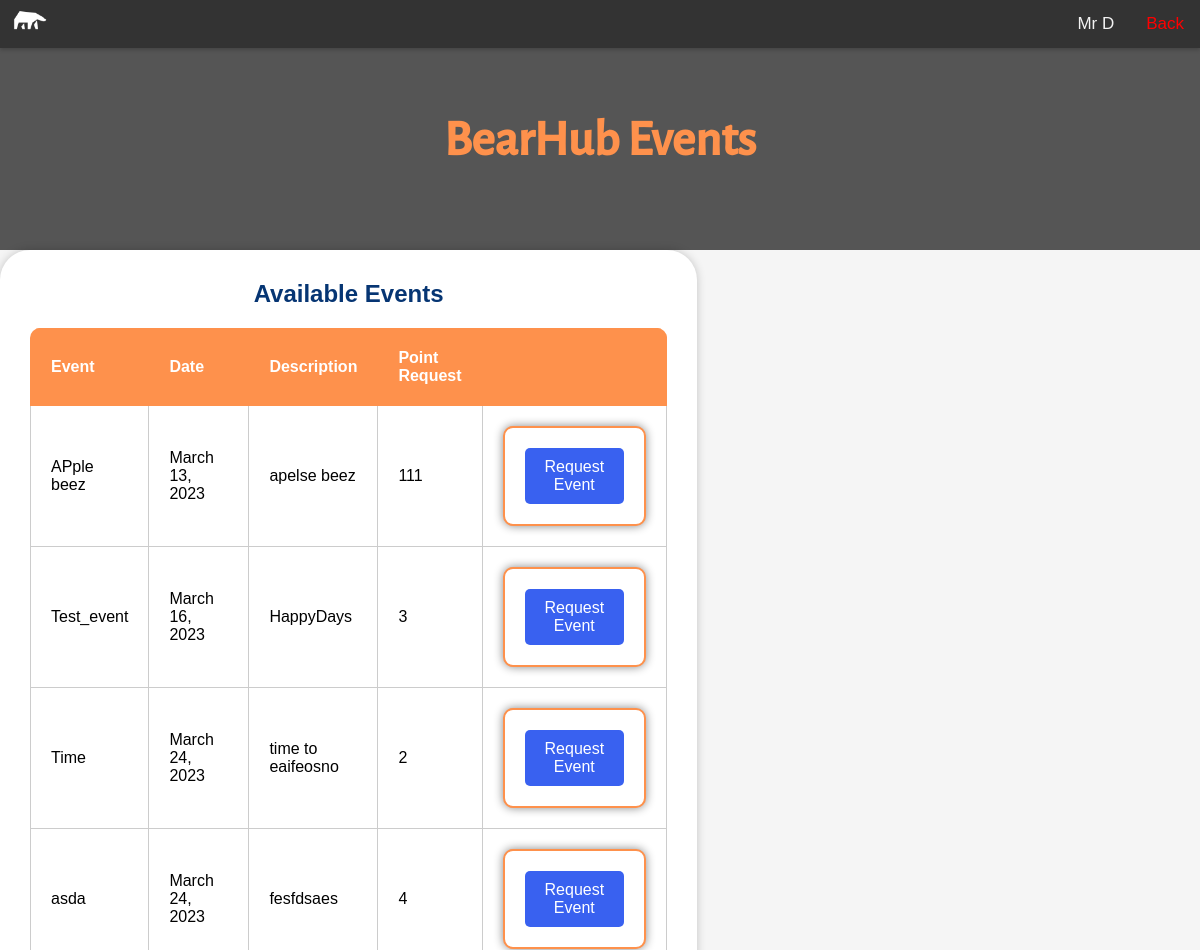
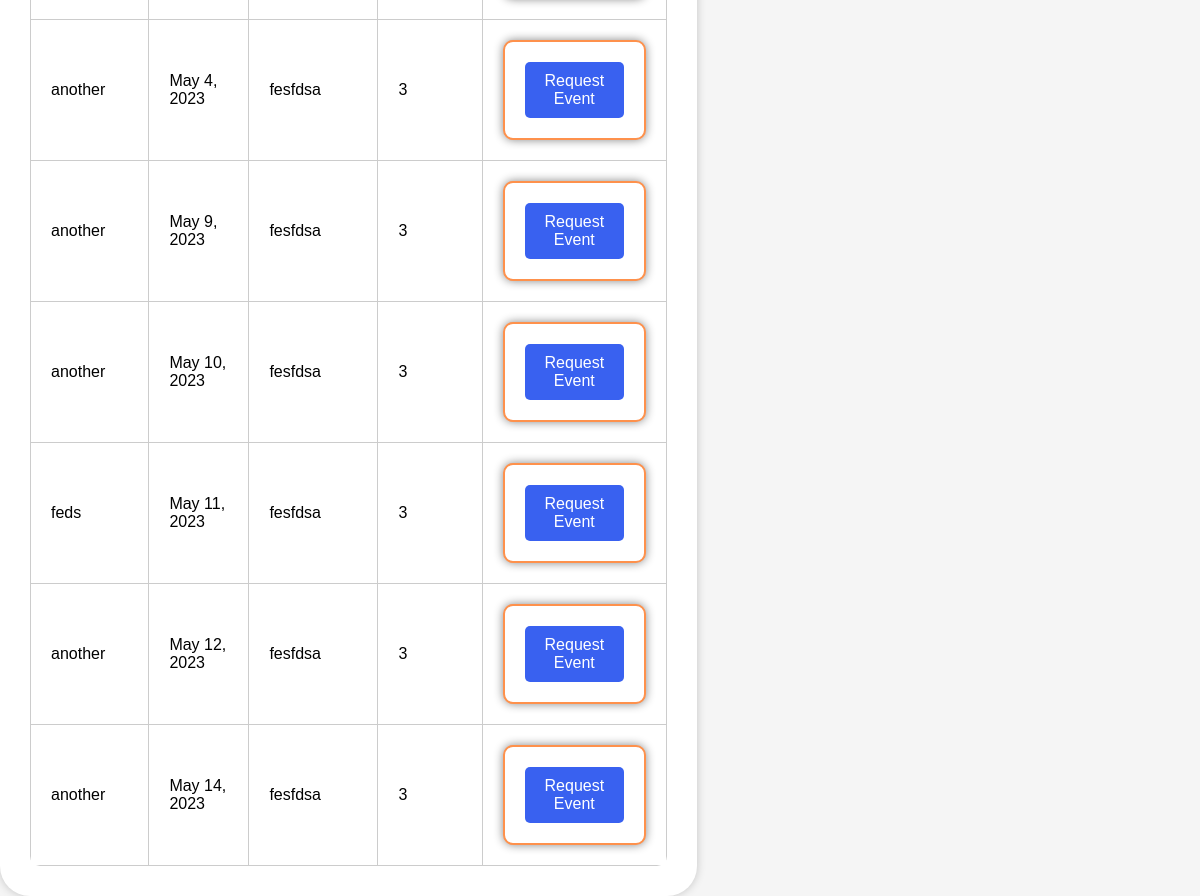
Before: /BearHubHome/events/1243/ with the older database file (2 pictures, top to bottom).
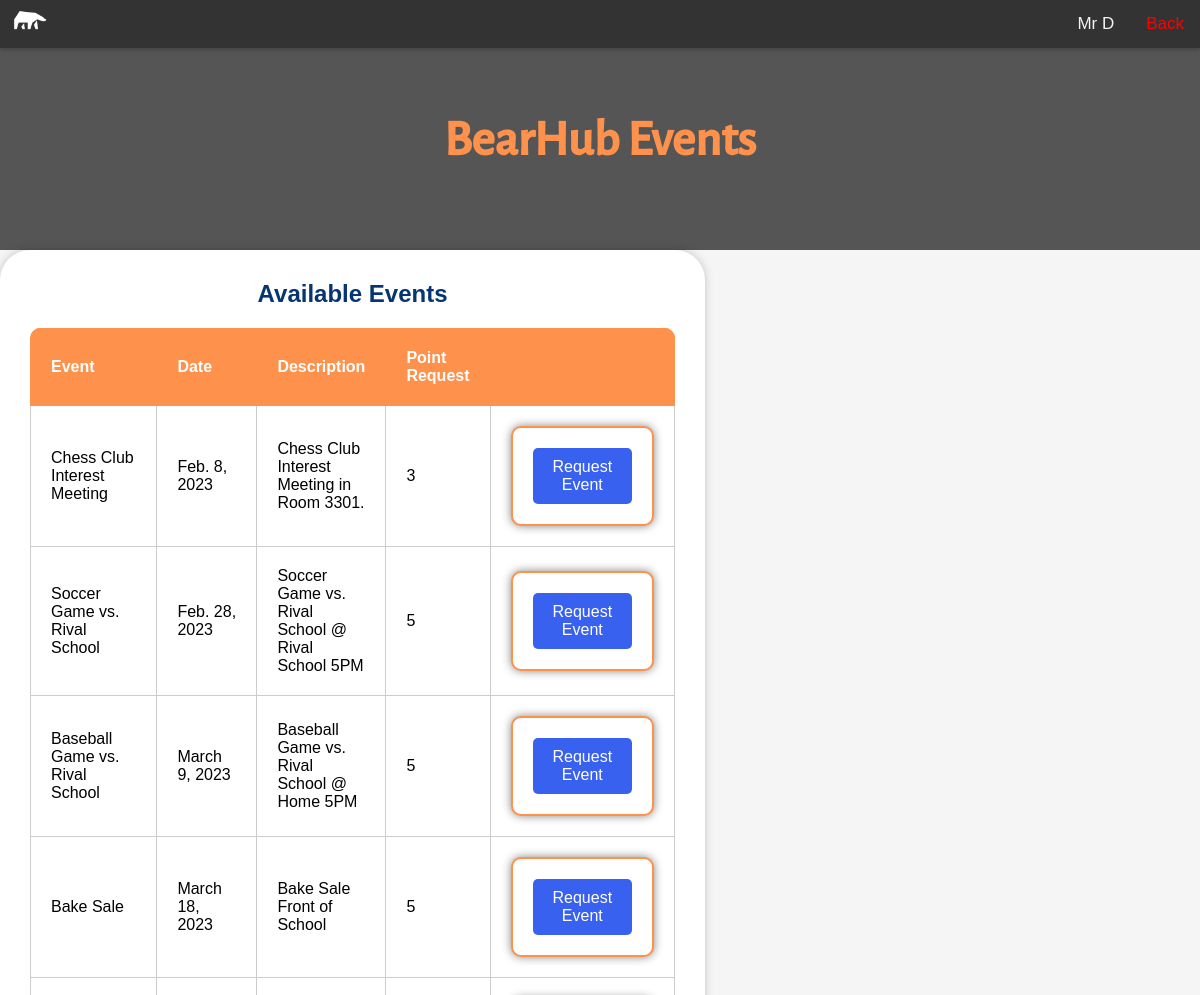
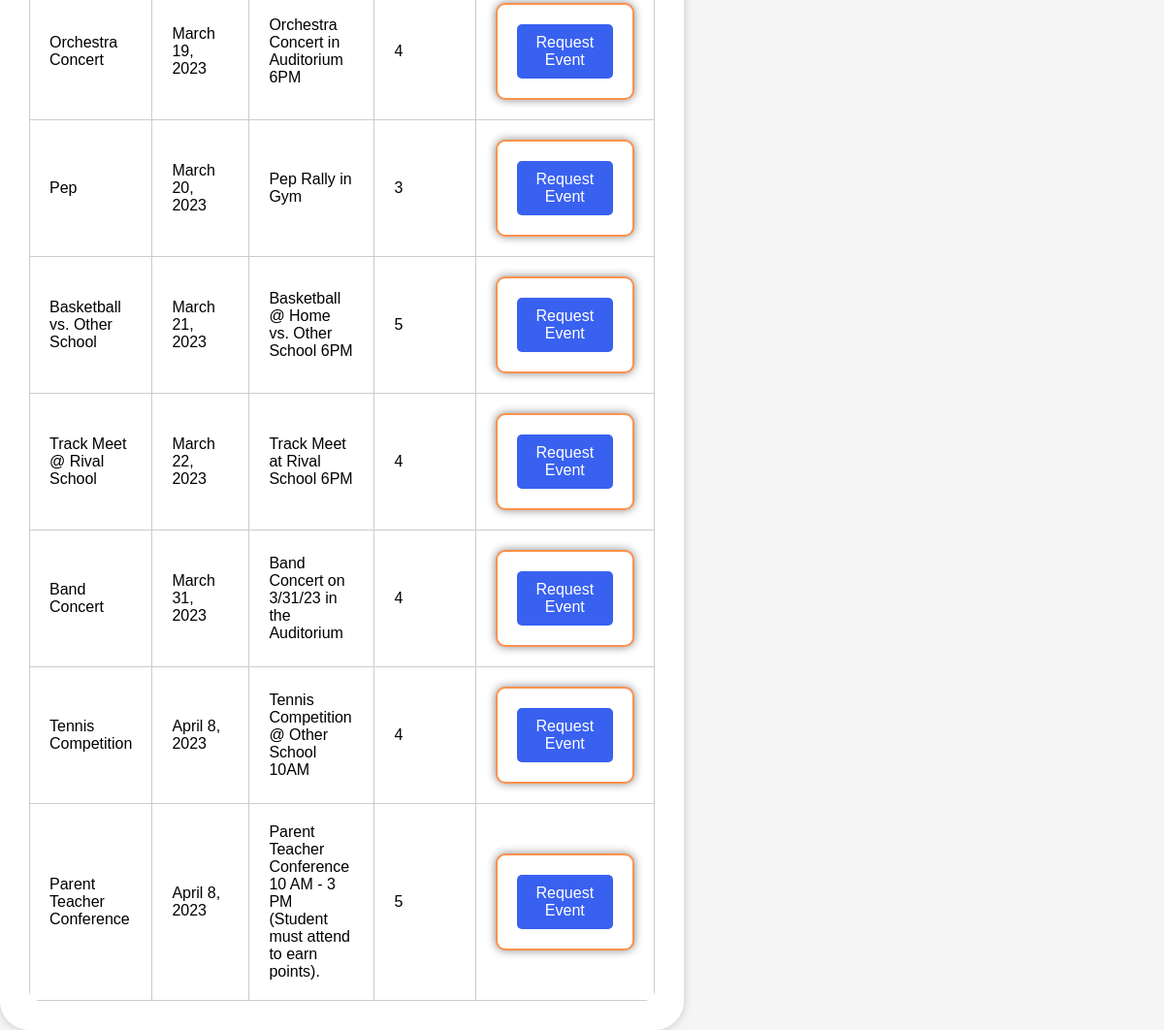
After: the same page with the newer database file (2 pictures, top to bottom).
### BearHubHome/models.py (models this page shows, shortened)
class Student(models.Model):
    First_name = models.CharField(max_length=64)
    Last_name = models.CharField(max_length=64)
    grade_level = models.IntegerField()
    password= models.CharField(max_length=64)
    points = models.IntegerField()
    Email = models.EmailField()

class Event(models.Model):
    name= models.CharField(max_length=64)
    date = models.DateField(max_length=24)
    point_value= models.IntegerField()
    students = models.ManyToManyField(Student, blank=True,related_name="event")
    description=models.TextField(max_length=512)

### BearHubHome/views.py (the view)
# urls.py: path('events/<int:user_id>/', views.events, name='events'),
def events(request, user_id):
    try:
        user = Student.objects.get(pk=user_id)
        events = user.event.all().order_by('date')
        Nonevents = Event.objects.exclude(id__in=user.event.all().values_list('id', flat=True)).order_by('date')
        return render(request, "HII/events.html", {"user": user, "events": events, "Nonevents": Nonevents})
    except Student.DoesNotExist:
        return HttpResponseRedirect(reverse("bear:LogIn"))

### BearHubHome/templates/HII/events.html (shortened to what this page needs)
{% load static %}
<!DOCTYPE html>
<html lang="en">
	<head>
		<link href="{% static 'style.css' %}" rel="stylesheet">
	</head>
	<body>
		<div class="topnav">
			<img src="{% static 'png/only-logo-white.png' %}" alt="logo" style="width:50px; height:40px; vertical-align: center; padding-left: 10px;">
			<a class="button" href="{% url 'bear:stupage' user_id=user.id %}" class="menu" style="color: red;">Back </a>
			<button class="b" onmouseover="showInfo()">{{ user.First_name.capitalize }} {{ user.Last_name.capitalize|first }}</button>
		</div>
		<header>
			<h1>BearHub Events</h1>
		</header>
        <div class="containera" style="margin: 0 auto; text-align: center;">
            <h2 class="table-title">Available Events</h2>
    <table class= "events">
        <tr>
            <th class =events>Event</th>
            <th class =events>Date</th>
            <th class =events>Description</th>
            <th class =events>Point Request</th>
            <th class =events></th>
        </tr>
        {% for event in Nonevents %}
            <tr>
                <td>{{ event.name }}</td>
                <td>{{ event.date }}</td>
                <td>{{ event.description }}</td>
                <td>{{ event.point_value }}</td>
                <td>
                    <form method="post" action="{% url 'bear:requestEvent' %}">
                        <button type="submit">Request Event</button>
                    </form>
                </td>
            </tr>
        {% endfor %}
    </table>
</div>
</html>

### BearHubHome/static/style.css (style rules this page uses)
body { margin: 0; padding: 0; font-family: arial, sans-serif; background-color: #f5f5f5; }
h1 { margin: 20px; font-size: 50px; text-align: center; color: #fe914c; }
.containera { display: inline-block; border-radius: 30px; margin: 10px; padding: 10px; background-color: #ffffff; box-shadow: 0 0 10px rgba(0, 0, 0, 0.2); width: auto; height: auto; }
table { border-collapse: collapse; margin: 20px; table-layout: auto; border-radius: 10px; overflow: hidden; }
th, td { padding: 20px; text-align: left; width: 100px; }
th { background-color: #fe914c; color: #fff; border: 1px solid #fe914c; }
td { background-color: #fff; border: 1px solid #ccc; }
.table-title { text-align: center; justify-content: center; color: #063573; }
button { background-color: #3961f0; color: #fff; padding: 10px 20px; border: none; border-radius: 5px; font-size: 16px; cursor: pointer; transition: background-color 0.3s; }
h1, p { text-align: center; margin-top: 50px; }
h1 { font-weight: large; }
form { width: auto; margin: 0 auto; background-color: #fff; padding: 20px; border-radius: 10px; box-shadow: 0px 0px 10px #888888; border: 2px solid #fe914c; }
header { font-family: bearhub-font; padding: 60px; text-align: center; background-color: #555; color: white; font-size: 30px; }
.topnav { position: fixed; background-color: #333; width: 100%; overflow: hidden; box-shadow: 0 2px 4px 0 rgba(0,0,0,.2); }
.topnav a { float: right; color: #f2f2f2; text-align: center; padding: 14px 16px; text-decoration: none; font-size: 17px; }
button.b { float: right; color: #f2f2f2; background-color: #333; text-align: center; padding: 14px 16px; text-decoration: none; font-size: 17px; border-radius: 0px; }
* { box-sizing: border-box }

Changed rows visible on the page:
removed Event: name "APple beez", date "March 13, 2023", description "apelse beez", point_value "111"
removed Event: name "Test_event", date "March 16, 2023", description "HappyDays", point_value "3"
removed Event: name "Time", date "March 24, 2023", description "time to eaifeosno", point_value "2"
removed Event: name "another", date "May 4, 2023", description "fesfdsa", point_value "3"
removed Event: name "another", date "May 10, 2023", description "fesfdsa", point_value "3"
removed Event: name "feds", date "May 11, 2023", description "fesfdsa", point_value "3"
removed Event: name "another", date "May 12, 2023", description "fesfdsa", point_value "3"
removed Event: name "another", date "May 14, 2023", description "fesfdsa", point_value "3"
changed Event: name "another" → "Chess Club Interest Meeting"; date "May 9, 2023" → "Feb. 8, 2023"; description "fesfdsa" → "Chess Club Interest Meeting in Room 3301."; moves up the list
added Event: name "Soccer Game vs. Rival School", date "Feb. 28, 2023", description "Soccer Game vs. Rival School @ Rival School 5PM", point_value "5"
added Event: name "Baseball Game vs. Rival School", date "March 9, 2023", description "Baseball Game vs. Rival School @ Home 5PM", point_value "5"
added Event: name "Bake Sale", date "March 18, 2023", description "Bake Sale Front of School", point_value "5"
added Event: name "Orchestra Concert", date "March 19, 2023", description "Orchestra Concert in Auditorium 6PM", point_value "4"
added Event: name "Pep", date "March 20, 2023", description "Pep Rally in Gym", point_value "3"
added Event: name "Basketball vs. Other School", date "March 21, 2023", description "Basketball @ Home vs. Other School 6PM", point_value "5"
changed Event: name "asda" → "Track Meet @ Rival School"; date "March 24, 2023" → "March 22, 2023"; description "fesfdsaes" → "Track Meet at Rival School 6PM"
added Event: name "Band Concert", date "March 31, 2023", description "Band Concert on 3/31/23 in the Auditorium", point_value "4"
added Event: name "Tennis Competition", date "April 8, 2023", description "Tennis Competition @ Other School 10AM", point_value "4"
added Event: name "Parent Teacher Conference", date "April 8, 2023", description "Parent Teacher Conference 10 AM - 3 PM (Student must attend to earn points).", point_value "5"
